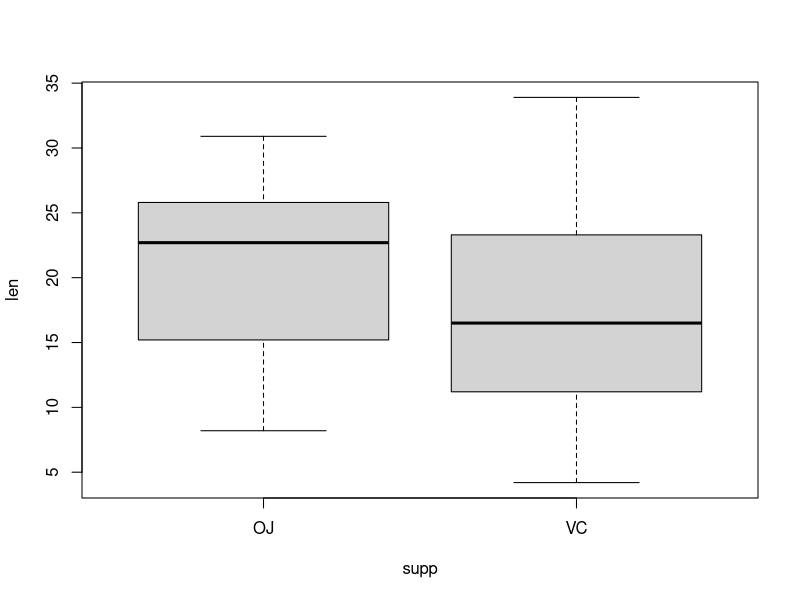
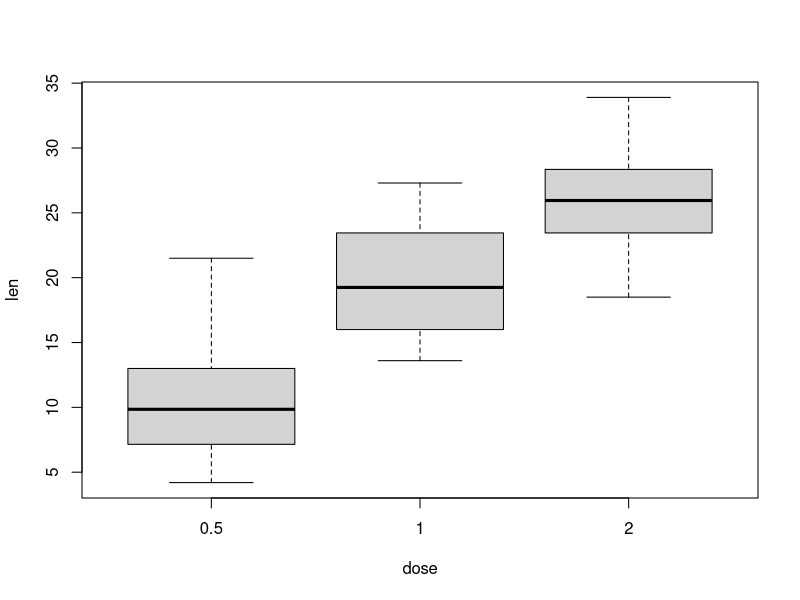
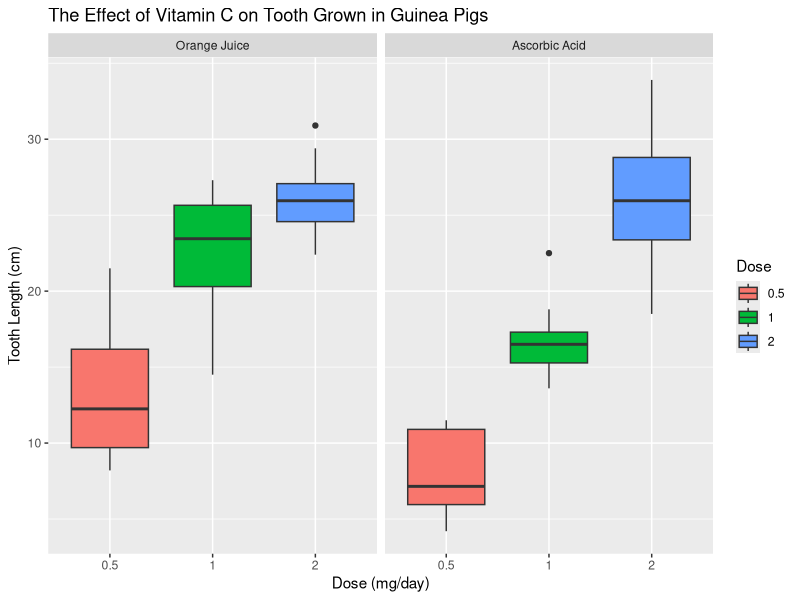

Here is the R script that generated these plots, in order:
## ---- chunk 1
library(knitr)
library(ggplot2)
## ---- chunk 2
## Load the data
data <- ToothGrowth

## Look at a summary of the data
summary(data)

## Look at the data's structure
str(data)

## Look at some of the data's entries
head(data)

## Convert the numeric 'dose' variable to a factor variable
data$dose <- factor(data$dose)

## Boxplots of tooth length for different supplement types
with(data, boxplot(len~supp))

## Levels of tooth length
with(data, tapply(len, supp, mean))

## Boxplots of tooth length for different doses
with(data, boxplot(len~dose))

## Levels of dose
with(data, tapply(len, dose, mean))

## Boxplots of overall tooth length
ggplot(data, aes(dose, len, fill = dose)) +
  facet_grid(.~supp, labeller = as_labeller(c("OJ" = "Orange Juice", "VC" = "Ascorbic Acid"))) +
  labs(title = "The Effect of Vitamin C on Tooth Grown in Guinea Pigs",
       x = "Dose (mg/day)",
       y = "Tooth Length (cm)") +
  scale_fill_discrete(name = "Dose") +
  geom_boxplot()

## Two sample t-test between different supplement types
oj <- with(data, len[supp == "OJ"])
vc <- with(data, len[supp == "VC"])
t.test(oj, vc, alternative = "greater") # reject the null hypothesis

## Two sample t-test between different levels of doses
half <- with(data, len[dose == 0.5])
one <- with(data, len[dose == 1])
two <- with(data, len[dose == 2])
t.test(one, half, alternative = "greater") # reject the null hypothesis
t.test(two, one, alternative = "greater") # reject the null hypothesis
t.test(two, half, alternative = "greater") # reject the null hypothesis
